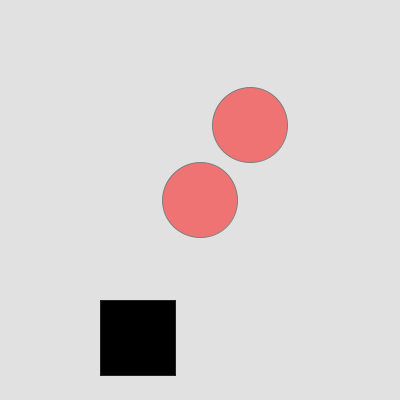
Frame 1 (no input)
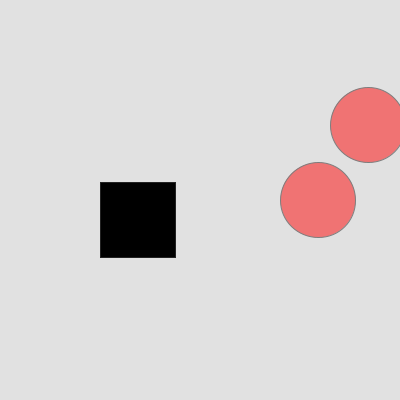
Frame 60 (the mouse pressed at the canvas centre just before this capture)
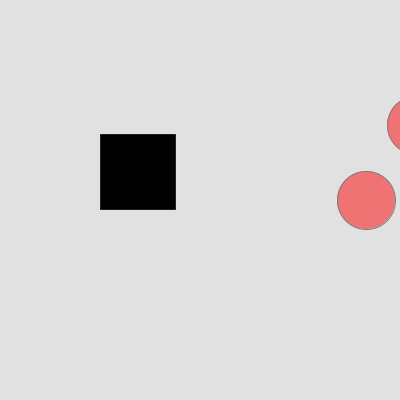
Frame 120 (the mouse held since frame 60 and released just before this capture)

The Processing sketch that drew these frames (run headless with seeded random() and noise(); from frame 60 on, the mouse is pressed at the canvas centre):

// Processing sketch: conditional_elseStatement
// ── conditional_elseStatement.pde
/* 
Example that reverses drawn shapes across the canvas/window using intiables, incrementors and conditional logic (if else control structures) in the draw() loop.
Created by Dawn C. Hayes March 2017. 
Modified for Processing July  2017.
*/

int circX = 200;
int circY = 200;
int circStroke = 125;
int circR = 255;
int circG = 0;
int circB = 0;
int circSize = 75;
int recX = 100;
int recY = 300;
int recStroke = 35;
int recCol = 0;
int recSize = 75;
int canvBG = 225;
int speed = 2;
int alph = 125; // a fourth value in color, fill and background can set the alpha (opacity and transparency).



void setup() {
  size(400, 400);
}


void draw() {
  background(canvBG);
  stroke(circStroke);
  fill(circR, circG, circB, alph);
  stroke(circStroke);
  ellipse(circX, circY, circSize, circSize);
  ellipse(circX + 50, circY - 75, circSize, circSize);
  fill(circR, circG, circB, 135);

  stroke(recStroke);
  fill(recCol);
  rect(recX, recY, recSize, recSize);

  circX = circX + speed;
  recY = recY - speed;

  if (circX < width) {

    circSize += 0.5; // circle size will increase by 0.5 through each loop.

  } else {

    if (circX > width) {
      speed = speed * -1; // reverse direction
      circSize *= -1; // circle size will decrease by number multiplied by -1 through each loop.

    }

  }

}
